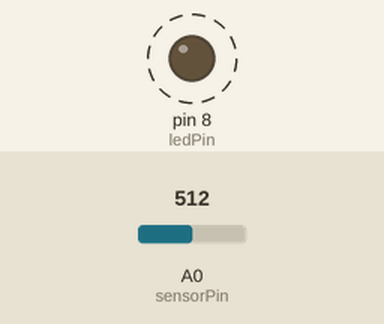
A sketch run on a simulated Arduino Uno, built with avr-gcc and run on an emulated ATmega328P. Shown: output pins drawn as LEDs (lit = HIGH). Dashed ring = blinking. The inputs (shaded band) are chosen by the test bench; at power-on: A0 (sensorPin) = 512.

Above: at 1.8 s.
1.9 s: A0 (sensorPin) set to 0
At 2.8 s:
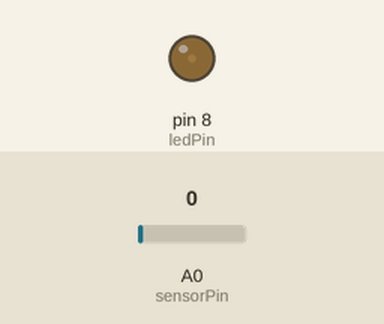
3.6 s: A0 (sensorPin) set to 122
At 3.9 s:
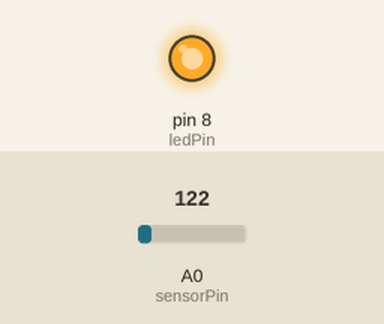
Timing chart, 0 to 13.1 s (numbered marks = the images above; inputs shaded):
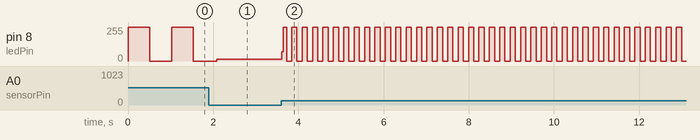

Measured:
- after the input at 3.6 s, pin 8 (ledPin): 15/255 → 68/255 at once, then moves between 0/255 and 255/255, repeating every 0.24 s
- by itself, pin 8 (ledPin): alternates 255/255 for 0.51 s and 0/255 for 0.51 s

The sketch:

sketch11_02_analog_LED.ino
```cpp
/* アナログ入力でLEDの点滅間隔を変更 */

const int sensorPin = A0;
const int ledPin = 8;

void setup() {
  pinMode(ledPin, OUTPUT);
}

void loop() {
  int sensorValue = analogRead(sensorPin);

  digitalWrite(ledPin, HIGH);
  delay(sensorValue);
  digitalWrite(ledPin, LOW);
  delay(sensorValue);
}
```
